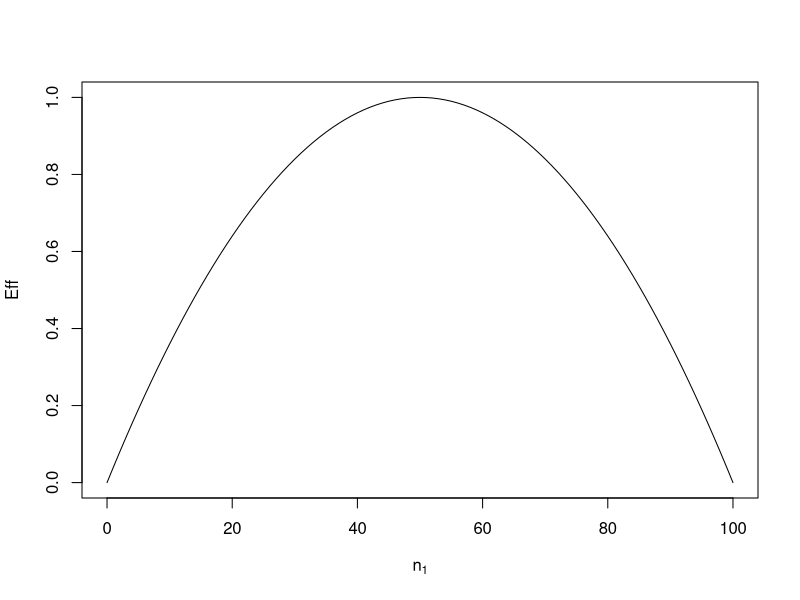

Recreate this plot in R.

## ----simple-efficiency
n <- 100
eff <- function(n1) 4 * n1 * (n - n1) / n^2
curve(eff, from = 0, to = n, ylab = "Eff", xlab = expression(n[1]))


